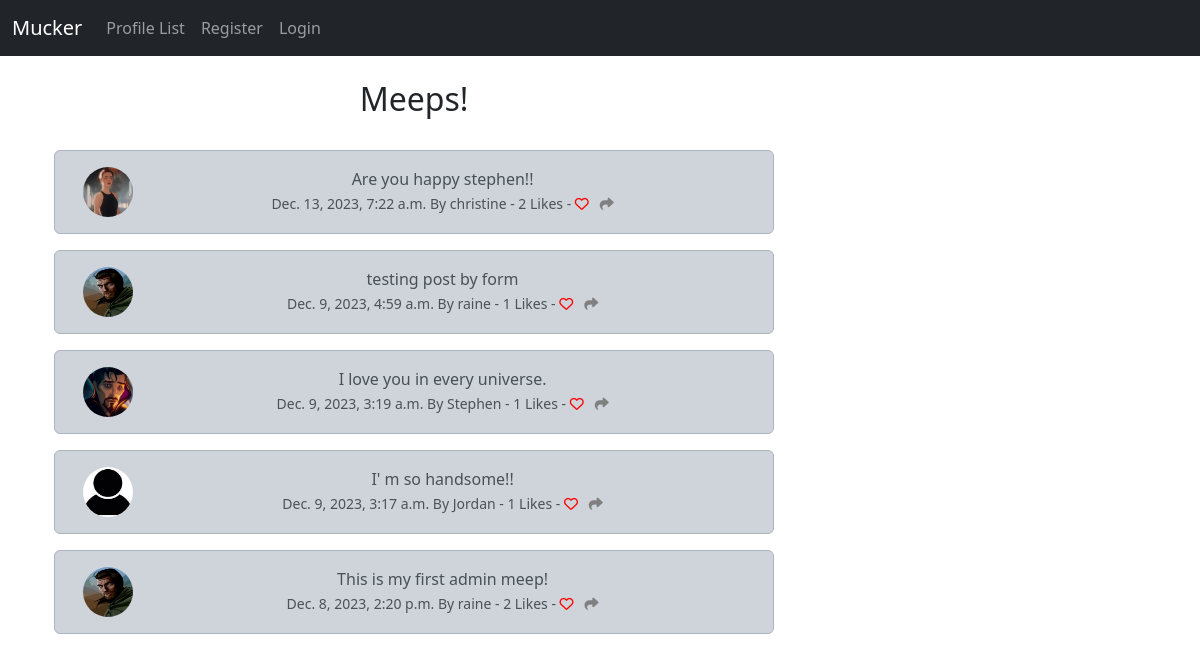
The app's page /, older data.
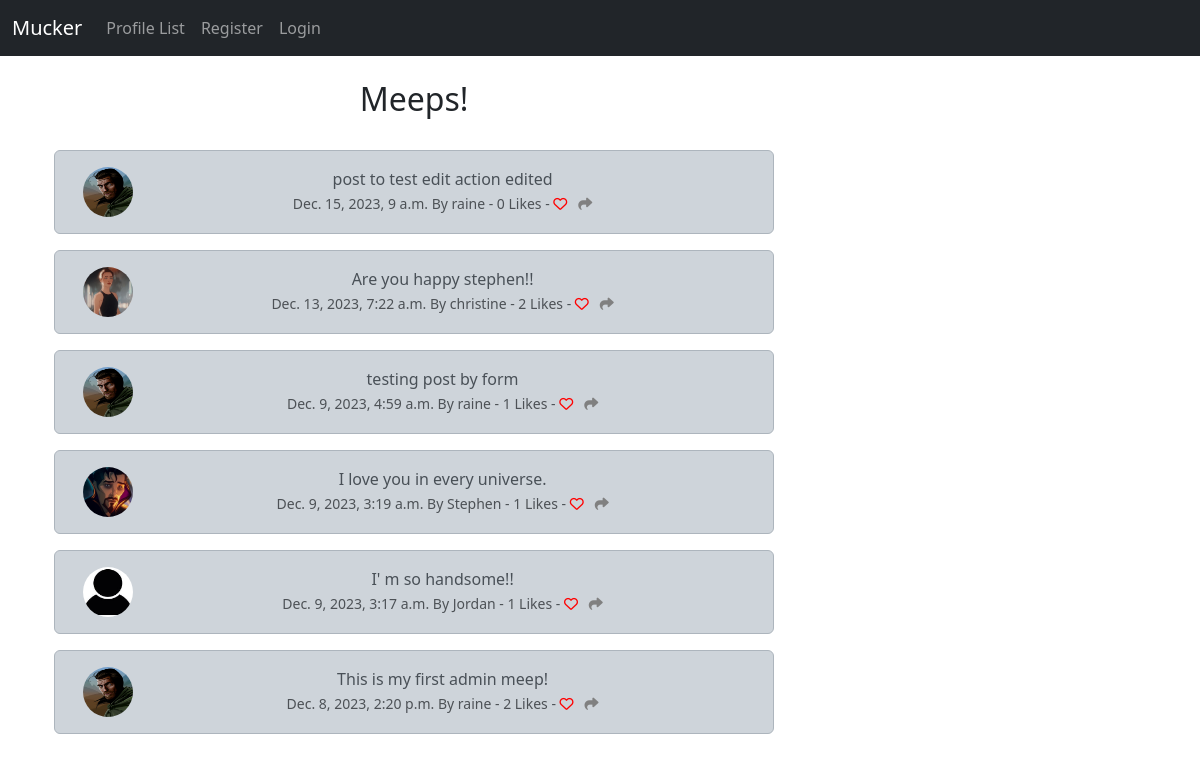
The same page, newer data.
### musker/models.py (models this page shows, shortened)
class Meep(models.Model):
	user = models.ForeignKey(
		User, related_name = "meeps",
		on_delete = models.DO_NOTHING
		)
	body = models.CharField(max_length = 200)
	created_at = models.DateTimeField(auto_now_add = True)
	likes = models.ManyToManyField(User, related_name="meep_like",  blank=True)
	def number_of_likes(self):
		return self.likes.count()

class Profile(models.Model):
	user = models.OneToOneField(User, on_delete=models.CASCADE)
	follows = models.ManyToManyField("self",
		related_name = "followed_by",
		symmetrical = False,
		blank = True)
	date_modifed = models.DateTimeField(User, auto_now = True)
	profile_image = models.ImageField(null=True, blank=True, upload_to="images/")
	profile_bio = models.CharField(null = True, blank=True, max_length=500)
	homepage_link = models.CharField(null = True, blank=True, max_length=100)
	facebook_link = models.CharField(null = True, blank=True, max_length=100)
	instagram_link = models.CharField(null = True, blank=True, max_length=100)
	linkedin_link = models.CharField(null = True, blank=True, max_length=100)

### musker/views.py (the view)
# urls.py: path('',views.home, name = 'home'),
def home(request):
	if request.user.is_authenticated:
		form = MeepForm(request.POST or None)
		if request.method == "POST":
			if form.is_valid():
				meep = form.save(commit = False)
				meep.user = request.user
				meep.save()
				messages.success(request,("Your meep has been posted."))
				return redirect('home')
		meeps = Meep.objects.all().order_by('-created_at')
		return render(request,'home.html',
			{'meeps': meeps,
			'form':form})
	else:
		meeps = Meep.objects.all().order_by('-created_at')
		return render(request,'home.html', {'meeps': meeps})

### musker/templates/home.html (shortened to what this page needs)
{% extends 'base.html' %}
{% load static %}
{% block content%}
	<div class="container text-center">
			<div class="row">
				<div class="col-8">
					<h2>Meeps!</h2> <br/>
					{% for meep in meeps %}
						<div class="alert alert-dark" role="alert">
							<div class="container">
								<div class="row">
									<div class="col-1">
										 {% if meep.user.profile.profile_image %}
								    		<img src="{{ meep.user.profile.profile_image.url }}" width="50"
								    		height="50" class="rounded-circle" alt="{{ profile.user.username }}">
								    	{% else %}
								      	<img src="{% static 'images/pp.jpg' %}" width="50"
								    		height="50" class="rounded-circle" alt="Profile Image">
								      {% endif %}
									</div>
									<div class="col-11">
										{{meep.body}}<br/>
							  		<small class="text-muted">
							  			{{meep.created_at}} By {{meep.user.username}}
							  			- {{ meep.number_of_likes }} Likes -
							  			{% if user in meep.likes.all %}
							  				<a href="{% url 'meep_like' meep.id %}"><i class="fa fa-heart" style="color:red"></i></a>
							  			{% else %}
							  				<a href="{% url 'meep_like' meep.id %}"><i class="fa fa-heart-o" style="color:red"></i></a>
							  			{% endif %}
							  			<a href="{% url 'meep_show' meep.id %}"><i class="fa-solid fa-share" style="color:gray;"></i></a>
							  		</small>
									</div>
								</div>
							</div>
						</div>
					{% endfor %}
				</div>
				<div  class="col-4"><br/><br/>
				</div>
{% endblock %}

Row changes from the older to the newer data that the page shows:
added Meep: user.profile.profile_image (picture), body "post to test edit action edited", created_at "Dec. 15, 2023, 9 a.m.", user.username "raine", number_of_likes "0"
